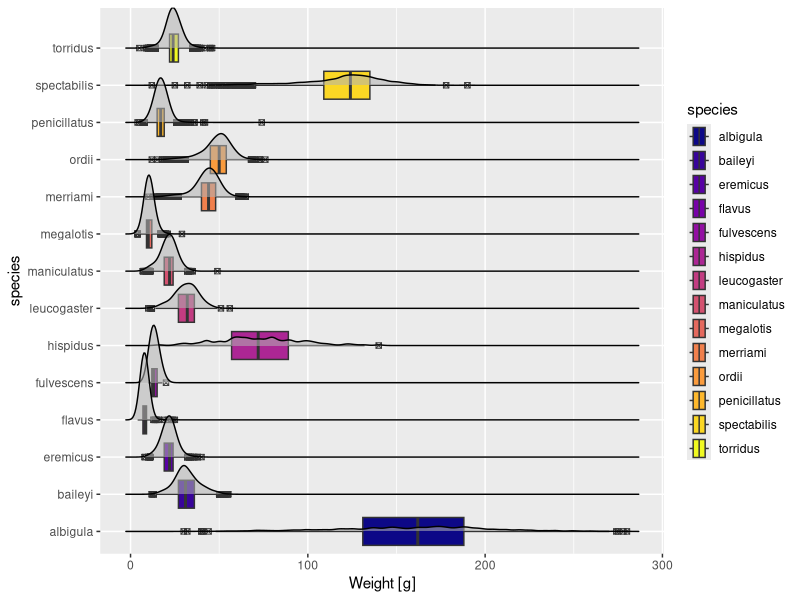

Recreate this plot in R.
## ---- chunk 1

library(here)
library(tidyverse)
library(viridis)
library(ggridges)

surveys <- read_csv(here("supporting_artifacts", "continued_learning", "Data",
                         "surveys.csv")
                    )

## ---- chunk 2

ggplot(data = surveys, mapping = aes(y = species, x = weight)
       ) + 
  geom_boxplot(mapping = aes(fill = species), outlier.shape = 7, 
               ) +
  labs(x = "Weight [g]", legend = NULL) + 
  scale_colour_viridis_d(aesthetics = "fill", option = "C") + 
  geom_density_ridges(mapping = aes(alpha = 0.15), show.legend = FALSE)

